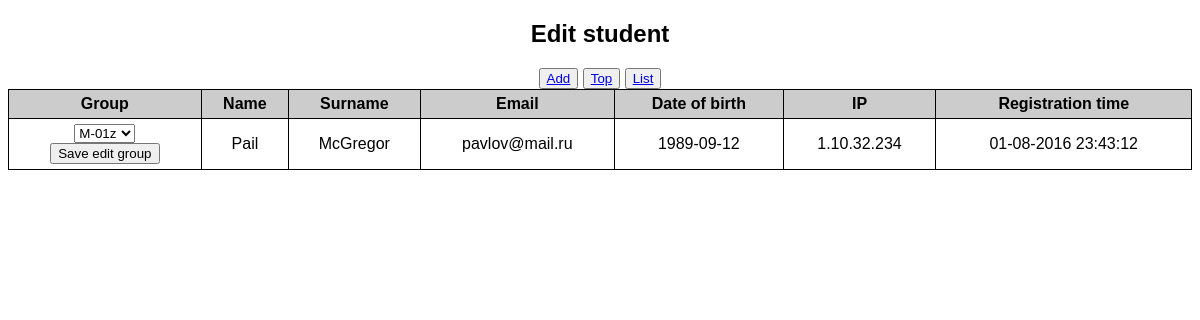
Page /default/edit/6 on the earlier database version.
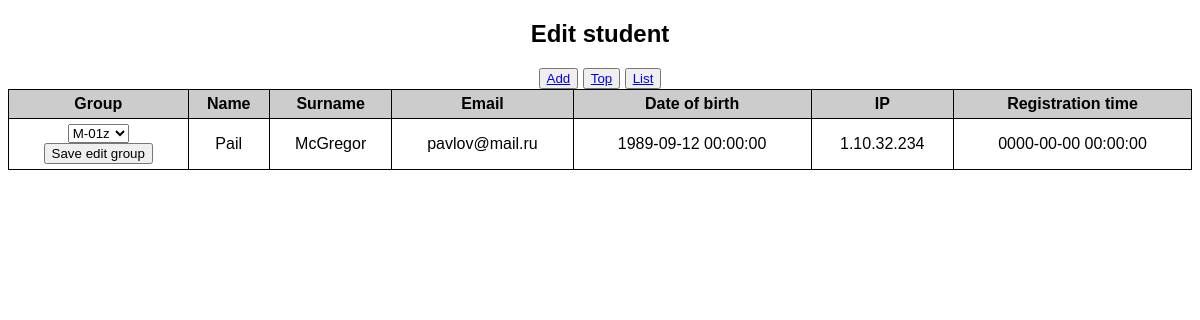
Same page on the later database version.
### tables this page shows
CREATE TABLE IF NOT EXISTS `students` (
  `id` int(11) NOT NULL AUTO_INCREMENT,
  `name` varchar(45) DEFAULT NULL,
  `surname` varchar(45) DEFAULT NULL,
  `group_id` int(11) DEFAULT NULL,
  `birth` datetime DEFAULT NULL,
  `email` varchar(45) DEFAULT NULL,
  `ip` binary(16) DEFAULT NULL,
  `time` datetime DEFAULT NULL,
  `comment` text,
  PRIMARY KEY (`id`)
);

CREATE TABLE IF NOT EXISTS `groups` (
  `id` int(11) NOT NULL AUTO_INCREMENT,
  `title` varchar(45) DEFAULT '',
  PRIMARY KEY (`id`)
);

### app/view.php (called while the page is built)
<?php
class View
{
	function generate($content, $template, $data = null)
	{
		include 'app/views/' . $template . '.php';
	}
}

### app/controllers/defaultController.php (called while the page is built, shortened)
<?php
class defaultController
{
	public $view;
	function __construct()
	{
		$this->view = new View();
	}
	function edit($arr)
	{
		$id = array_pop($arr);
		$model = new defaultModel();
		if((int)$id) {
			$row = $model->getRow($id);
			$groups = $model->getGroups();
		}
		$this->view->generate($row, 'edit', $groups);
	}
}

### include.php (called while the page is built, shortened)
<?php
require_once 'app/models/defaultModel.php';
require_once 'app/view.php';
require_once 'app/controllers/defaultController.php';
Routing::execute();

### index.php (called while the page is built, shortened)
<?php
require_once __DIR__ . '/include.php';

### app/models/defaultModel.php (called while the page is built, shortened)
<?php
class defaultModel
{
	private function dbConnect()
	{
      require 'config.conf';
      $mysqli = new mysqli($db_host, $db_user, $db_pass, $db_database);
      return $mysqli;
    }
	public function getRow($id)
	{
	    $db = $this->dbConnect();
	    if($db) {
	        $query = 'SELECT students.id AS student_id,
               students.name AS student_name,
               students.surname AS student_surname,
               students.group_id AS student_group_id,
               students.birth AS student_birth,
               students.email AS student_email,
               students.ip AS student_ip,
               students.time AS student_time,
				groups.title
			FROM `students`, `groups`
			WHERE students.id = '.$id.'
			AND groups.id = students.group_id';
	         if ($result = $db->query($query))
	         	$row = $result->fetch_object();
	      }
	      return $row;
	}
	public function getGroups()
	{
	    $db = $this->dbConnect();
	    $groups = array();
	    if($db) {
	        $query = 'SELECT * FROM `groups`';
	         if ($result = $db->query($query)) {
	             while ($row = $result->fetch_object()) {
	                 $groups[] = $row;
	             }
	         }
	      }
	      return $groups;
	}
}

### app/views/edit.php (the view, shortened to what this page needs)
<!DOCTYPE html>
<html>
  <head>
    <link href="/style.css" rel="stylesheet" media="all" />
  </head>
  <body>
      <div class="table">
        <h2 class="header">Edit student</h2>
        <div class="nav">
          <nav>
            <button><a href="/default/add">Add</a></button>
            <button><a href="/default/top">Top</a></button>
            <button><a href="/">List</a></button>
          </nav>
        </div>
        <table id="list" class="students">
          <tr>
            <th>Group</th>
            <th>Name</th>
            <th>Surname</th>
            <th>Email</th>
            <th>Date of birth</th>
            <th>IP</th>
            <th>Registration time</th>
          </tr>
            <tr>
              <td>
                <form id="update" action="/default/update" method="post">
                  <select name="edit_group" class="update">
                  <?php foreach($data as $value) :?>
                    <option value="<?php echo $value->id?>" <?php echo ($value->id == $content->student_group_id) ? 'selected' : '' ;?>><?php echo $value->title; ?></option>
                  <?php endforeach; ?>
                  </select>
                  <div class="controls">
                      <input type="submit" name="submit" value="Save edit group">
                    </div>
                </form>
              </td>
              <td><?php echo $content->student_name;?></td>
              <td><?php echo $content->student_surname;?></td>
              <td><?php echo $content->student_email;?></td>
              <td><?php echo $content->student_birth;?></td>
              <td><?php echo $content->student_ip;?></td>
              <td><?php echo $content->student_time;?></td>
            </tr>
        </table>
      </div>
  </body>
</html>

Differences in the rows shown:
changed students "Pail": birth "1989-09-12" → "1989-09-12 00:00:00"; time "01-08-2016 23:43:12" → "0000-00-00 00:00:00"
